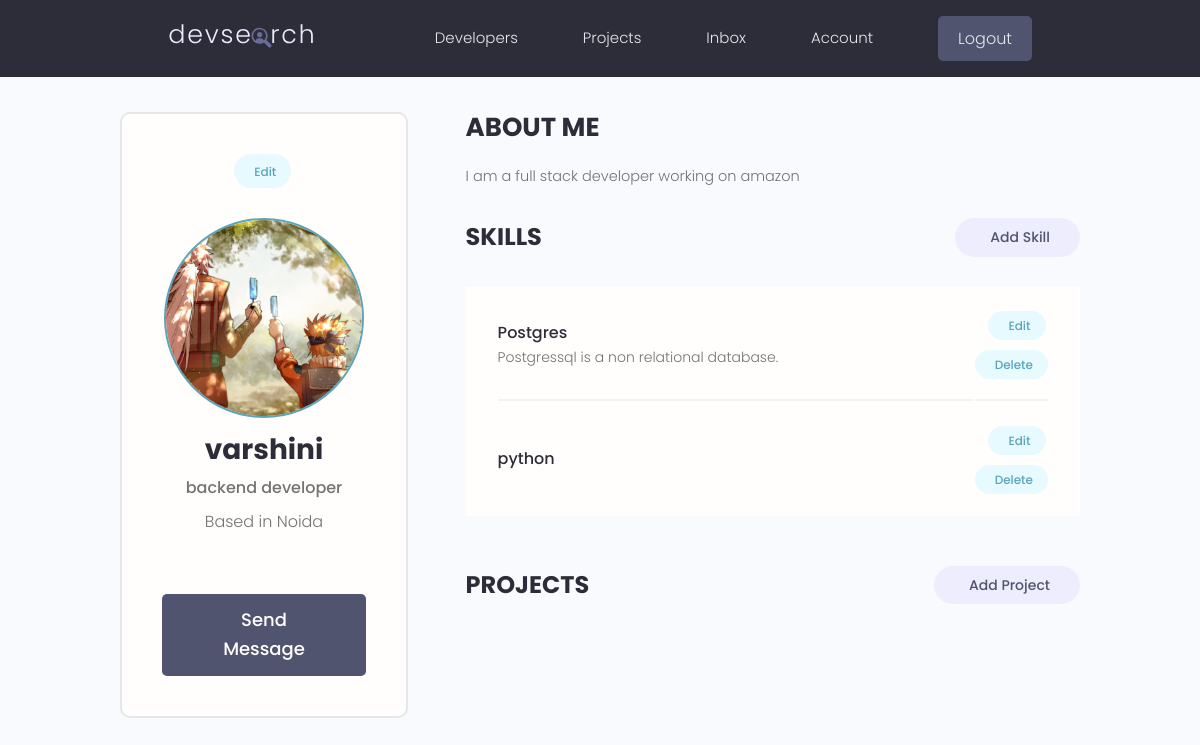
The page /projects/users/account/ (signed in) on the database its author committed.
### users/models.py (models this page shows, shortened)
class Profile(models.Model):
    user = models.OneToOneField(User, on_delete=models.CASCADE, null=True, blank=True)
    name = models.CharField(max_length=200, blank=True, null=True)
    email = models.EmailField(max_length=500, blank=True, null=True)
    username = models.CharField(max_length=200, blank=True, null=True)
    location = models.CharField(max_length=200, blank=True, null=True)
    short_intro  =models.CharField(max_length=200, blank=True, null=True)
    bio = models.TextField(blank=True, null=True)
    profile_image = models.ImageField(null=True, blank=True, upload_to='profiles/', default='profiles/user-default.png')
    social_github = models.CharField(max_length=200, blank=True, null=True)
    social_twitter = models.CharField(max_length=200, blank=True, null=True)
    social_linkedin = models.CharField(max_length=200, blank=True, null=True)
    social_youtube = models.CharField(max_length=200, blank=True, null=True)
    social_website = models.CharField(max_length=200, blank=True, null=True)
    created = models.DateField(auto_now_add=True)
    id = models.UUIDField(default=uuid.uuid4, unique=True, primary_key=True, editable=False)

class Skill(models.Model):
    owner = models.ForeignKey(Profile, on_delete=models.CASCADE, null=True, blank=True)
    name = models.CharField(max_length=200, null=True, blank=True)
    description = models.TextField(null=True, blank=True)
    id = models.UUIDField(default=uuid.uuid4, unique=True, primary_key=True, editable=False)

### users/views.py (the view)
# urls.py: path('account/', views.userAccount, name="account"),
@login_required(login_url='login')
def userAccount(request):
    profile = request.user.profile
    skills = profile.skill_set.all()
    projects = profile.project_set.all()
    context = {
        'profile':profile,
        'skills': skills,
        'projects': projects
    }
    return render(request, 'users/account.html', context)

### users/templates/users/account.html (shortened to what this page needs)
{% extends 'main.html' %}
{% block content %}
  <main class="settingsPage profile my-md">
    <div class="container">
      <div class="layout">
        <div class="column column--1of3">
          <div class="card text-center">
            <div class="card__body dev">
              <a class="tag tag--pill tag--main settings__btn" href="{% url 'edit-account' %}"> Edit</a>
              <img class="avatar avatar--xl dev__avatar" src="{{profile.profile_image.url}}" />
              <h2 class="dev__name">{{profile.name}}</h2>
              <p class="dev__title">{{profile.short_intro}}</p>
              <p class="dev__location">Based in {{profile.location}}</p>
              <a href="#" class="btn btn--sub btn--lg">Send Message </a>
            </div>
          </div>
        </div>
        <div class="column column--2of3">
          <div class="devInfo">
            <h3 class="devInfo__title">About Me</h3>
            <p class="devInfo__about">
              {{profile.bio}}
            </p>
          </div>
          <div class="settings">
            <h3 class="settings__title">Skills</h3>
            <a class="tag tag--pill tag--sub settings__btn tag--lg" href="{% url 'create-skill' %}"> Add Skill</a>
          </div>
          <table class="settings__table">
            {% for skill in skills %}
            <tr>
              <td class="settings__tableInfo">
                <h4>{{ skill.name }}</h4>
                <p>
                  {{skill.description}}
                </p>
              </td>
              <td class="settings__tableActions">
                <a class="tag tag--pill tag--main settings__btn" href="{% url 'update-skill' skill.id %}"> Edit</a>
                <a class="tag tag--pill tag--main settings__btn" href="{% url 'delete-skill' skill.id %}?next=/account/">
                  Delete</a>
              </td>
            </tr>
            {% endfor %}
          </table>
          <div class="settings">
            <h3 class="settings__title">Projects</h3>
            <a class="tag tag--pill tag--sub settings__btn tag--lg" href="{% url 'create-project' %}"> Add Project</a>
          </div>
        </div>
      </div>
    </div>
  </main>
{% endblock content %}

### static/styles/app.css (style rules this page uses)
:root { --color-sub: #2d2d39; }
.btn--sub { background-color: var(--color-sub-light); }
.card { border: 2px solid var(--color-light); }
img { width: 100%; }
.profile .card > .dev { padding: 4rem; }
.dev__avatar { display: block; margin: auto; }
.dev__name { color: var(--color-sub); font-size: 2.8rem; font-weight: 700; margin-top: 1rem; margin-bottom: 0.5rem; }
.dev__title { font-size: 1.6rem; font-weight: 500; line-height: 1.3; }
.dev__location { margin-top: 1rem; }
.devInfo { margin-bottom: 3rem; }
.devInfo__title, .devInfo__subtitle { font-size: 2.6rem; color: var(--color-sub); text-transform: uppercase; font-weight: 700; margin-bottom: 1.5rem; }
.devInfo__about, .devSkill__info { font-size: 1.45rem; line-height: 1.7; text-align: justify; }
.settingsPage .dev > .settings__btn { display: inline-block; margin-bottom: 3rem; }
.settings { display: flex; justify-content: space-between; align-items: center; }
.settings__title { font-size: 2.4rem; text-transform: uppercase; font-weight: 700; color: var(--color-sub); }
.settings__table { margin-top: 3rem; margin-bottom: 5rem; padding: 0 3rem; background: var(--color-white); }
.settings__table tr { width: 100%; }
.settings__table tr > td { padding: 2rem 0; }
.settings__table tr:not(:last-child) td { border-bottom: 2px solid var(--color-white-light); }
.settings__tableInfo { width: 100%; }
.settings__tableInfo h4, .settings__tableInfo a { padding-right: 1rem; width: auto; font-size: 1.6rem; font-weight: 500; color: var(--color-sub); }
.settings__tableInfo p { font-size: 1.4rem; }
.settings__tableActions { text-align: right; }

### static/uikit/styles/modules/_variables.css (style rules this page uses)
:root { --color-main: #5aa5b9; --color-main-light: #e6faff; --color-sub: #3f4156; --color-sub-light: #51546e; --color-sub-lighter: #ededfd; --color-text: #737373; --color-gray: #8b8b8b; --color-light: #e5e7eb; --color-light-gray: #767676; --color-bg: #f8fafd; --color-white: #fffefd; --color-white-light: #f3f3f3; --color-success: #359e64; --color-success-bg: #def8e8; --color-error: #fc4b0b; --color-error-bg: #fff2ee; --font-base: 'Poppins', arial, helvetica, 'Segoe UI', roboto, ubuntu, sans-serif; --font-monospace: 'Fira Code', 'Courier New', courier, monospace; --font-regular: 300; --font-medium: 500; --font-bold: 700; --generic-shadow: 1px 1px 5px #00000010; --generic-transition: all 0.3s ease-in-out; }

### static/uikit/styles/modules/_base.css (style rules this page uses)
* { margin: 0; padding: 0; box-sizing: border-box; text-rendering: optimizeLegibility; color: inherit; font-size: inherit; }
html { font-size: 50%; }
@media only screen and (min-width: 480px) { html { font-size: 56.25%; } }
@media only screen and (min-width: 1200px) { html { font-size: 62.5%; } }
body { line-height: 1.6; font-weight: 400; font-size: 1.5rem; color: var(--color-text); background-color: var(--color-bg); min-height: 100vh; }

### static/uikit/styles/modules/_typography.css (style rules this page uses)
* { font-family: var(--font-base); }
h2 { font-size: 3.6rem; font-weight: var(--font-bold); }
h3 { font-size: 3.2rem; font-weight: var(--font-medium); }
h4 { font-size: 2.8rem; font-weight: var(--font-medium); }
p, span, strong { font-size: 1.6rem; color: var(--color-text); font-weight: var(--font-regular); }
a { padding-bottom: 2px; text-decoration: none; display: inline-block; color: var(--color-main); font-weight: var(--font-medium); }

### static/uikit/styles/modules/_utilities.css (style rules this page uses)
.container { width: 92%; max-width: 165rem; margin: 0 auto; box-sizing: border-box; }
@media screen and (min-width: 1000px) { .container { width: 90%; } }
@media screen and (min-width: 1200px) { .container { width: 80%; } }
.text-center { text-align: center; }
.my-md { margin: 3rem auto; }

### static/uikit/styles/modules/_avatar.css (style rules this page uses)
.avatar { border-radius: 50%; border: 2px solid var(--color-main); object-fit: cover; }
.avatar--xl { height: 20rem; width: 20rem; }

### static/uikit/styles/modules/_button.css (style rules this page uses)
.btn { display: inline-block; position: relative; cursor: pointer; background-color: var(--color-light); font-weight: var(--font-medium); color: var(--color-sub); text-decoration: none; padding: 1rem 2rem; border-radius: 0.5rem; border: none; width: -webkit-fit-content; width: -moz-fit-content; width: fit-content; height: -webkit-fit-content; height: -moz-fit-content; height: fit-content; font-size: 1.6rem; outline-width: 0; outline-color: transparent; -webkit-backface-visibility: hidden; backface-visibility: hidden; transition: all 0.3s ease-in-out; }
.btn--sub { background-color: var(--color-sub); color: var(--color-white); }
.btn--lg { font-size: 1.8rem; padding: 1.2rem 4.5rem; }

### rows shown on the page
Profile: profile_image (picture), name "varshini", short_intro "backend developer", location "Noida", bio "I am a full stack developer working on amazon"
Skill: name "Postgres", description "Postgressql is a non relational database."
Skill: name "python"
